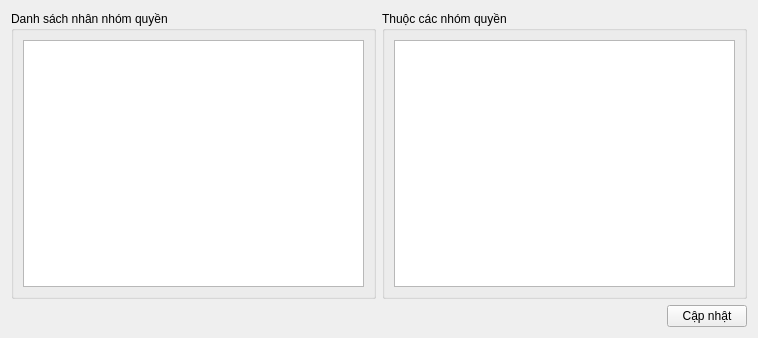
<?xml version="1.0" encoding="UTF-8"?>
<ui version="4.0">
 <class>FormPhanQuyen</class>
 <widget class="QWidget" name="FormPhanQuyen">
  <property name="geometry">
   <rect>
    <x>0</x>
    <y>0</y>
    <width>758</width>
    <height>338</height>
   </rect>
  </property>
  <property name="windowTitle">
   <string>Form</string>
  </property>
  <layout class="QVBoxLayout" name="verticalLayout_3">
   <item>
    <layout class="QHBoxLayout" name="horizontalLayout_3">
     <item>
      <widget class="QGroupBox" name="groupBox_2">
       <property name="title">
        <string>Danh sách nhân nhóm quyền</string>
       </property>
       <layout class="QVBoxLayout" name="verticalLayout">
        <item>
         <widget class="QTreeView" name="treeViewQuyenuyen"/>
        </item>
       </layout>
      </widget>
     </item>
     <item>
      <widget class="QGroupBox" name="groupBox">
       <property name="title">
        <string>Thuộc các nhóm quyền</string>
       </property>
       <layout class="QVBoxLayout" name="verticalLayout_2">
        <item>
         <widget class="QTreeView" name="treeViewCoQuyenoQuyen"/>
        </item>
       </layout>
      </widget>
     </item>
    </layout>
   </item>
   <item>
    <layout class="QHBoxLayout" name="horizontalLayout">
     <item>
      <spacer name="horizontalSpacer">
       <property name="orientation">
        <enum>Qt::Horizontal</enum>
       </property>
       <property name="sizeHint" stdset="0">
        <size>
         <width>40</width>
         <height>20</height>
        </size>
       </property>
      </spacer>
     </item>
     <item>
      <widget class="QPushButton" name="pushButton">
       <property name="text">
        <string>Cập nhật</string>
       </property>
      </widget>
     </item>
    </layout>
   </item>
  </layout>
 </widget>
 <resources/>
 <connections/>
</ui>
